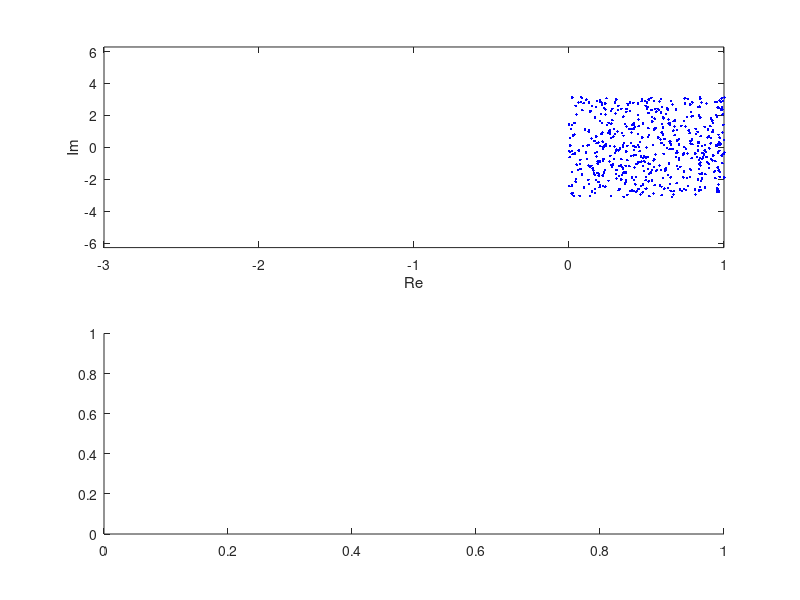

This figure's MATLAB source: (Note: this script raises an error after producing the figure.)
% Mapeamento numerico z = exp(sT)
% definir parametros basicos
T = 1; % tempo de amostragem
ws = 2*pi/T; % frequencia de amostragem

% gerar valores aleatorios no semiplano
% esquerdo da faixa primaria ateh s>-2
Rs = rand(1000,1)*2; % parte real
Is = (rand(1000,1)-0.5)*2*(ws/2); % parte imaginaria

% grafico
figure(1)
subplot(211)
plot(Rs,Is,'b.')
axis([-3 1 -ws ws])
xlabel('Re')
ylabel('Im')

% mapeamento p/ plano z
j = sqrt(-1);
Mz = exp(T*Rs); % modulo de z
Ez = T*Is*180/pi; % fase de z
subplot(212)
polarplot(Fz,Mz,'r.')

